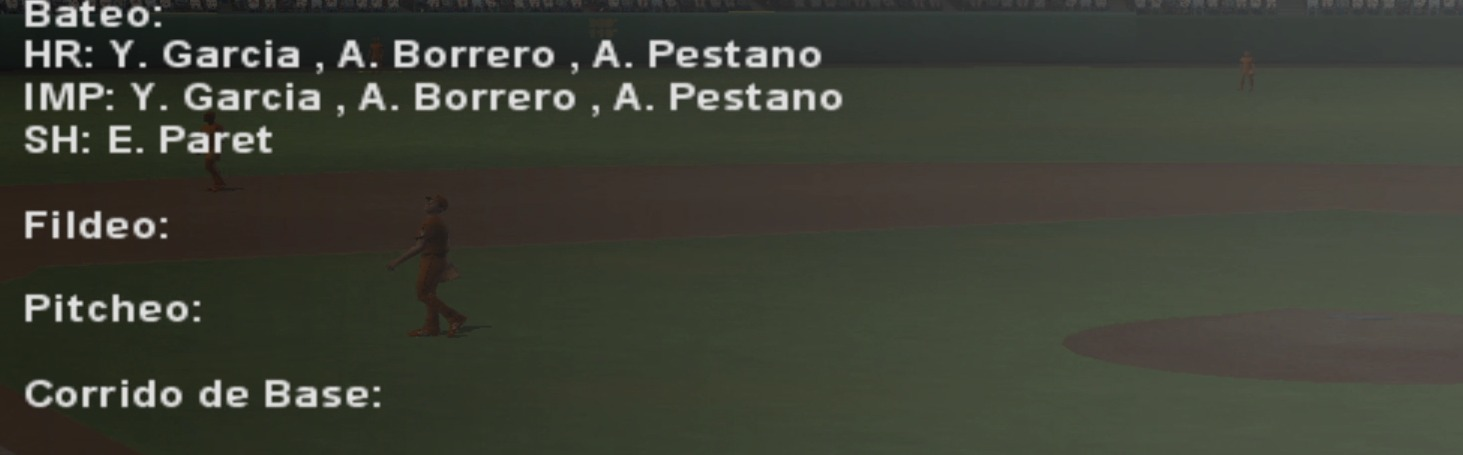
#> input picture Games/game16/WhatsApp Image 2026-04-14 at 7.28.22 PM.jpeg, 1463 x 455 px
$ python -i preprocess_cv2.py   (imports and definitions only)
#> lines starting #> are read from the running program, lines starting #| are printed output that depends on the picture; after the words box and inside, x2 and y2 are one past the last pixel; in counts of white or black regions, pixels touching at a corner belong together
"""Alternative image preprocessor for MVP Baseball 2005 box score screenshots.

Uses a fundamentally different pipeline from game-screenshot-ocr:
- LAB color space + CLAHE (vs direct grayscale)
- INTER_LANCZOS4 upscaling (vs nearest-neighbor)
- Bilateral filtering for edge-preserving denoising
- Unsharp masking before thresholding
- Otsu global threshold (vs adaptive Gaussian)
- Rectangular morphological kernel (vs ellipse)
"""

import argparse
import os
import sys
import cv2
import numpy as np
from pathlib import Path


CROP_BOX = (15, 40, 1190, 548)


def preprocess(input_path: str, output_path: str, scale: int = 4) -> None:
#> called with output_path = 'out.png', scale = 4
    img = cv2.imread(input_path)
#> img is the input picture: shape (455, 1463, 3); mean B, G, R 54.7, 65.4, 62.6
    if img is None:
        print(f"  ERROR: Could not read {input_path}")
        return

    h, w = img.shape[:2]
#> h = 455; w = 1463
    print(f"  Original: {w}x{h}")
#|   Original: 1463x455

    if w == 1280 and h == 720:
        x1, y1, x2, y2 = CROP_BOX
        img = img[y1:y2, x1:x2]
        ch, cw = img.shape[:2]
        print(f"  Cropped to data region: {cw}x{ch}")

    # Step 1: CLAHE in LAB color space (enhance local contrast before upscaling)
    lab = cv2.cvtColor(img, cv2.COLOR_BGR2LAB)
#> lab: shape (455, 1463, 3); mean of channels 0, 1, 2 68.3, 124.6, 134.2
    l_chan, a_chan, b_chan = cv2.split(lab)
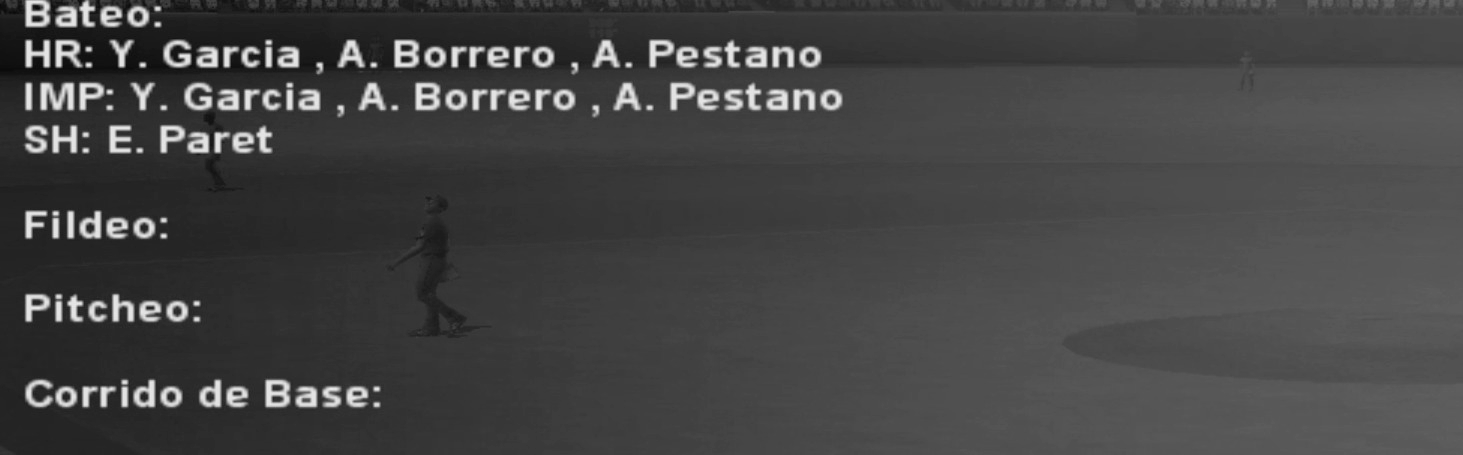
#> l_chan: shape (455, 1463); min 9, max 233, mean 68.3
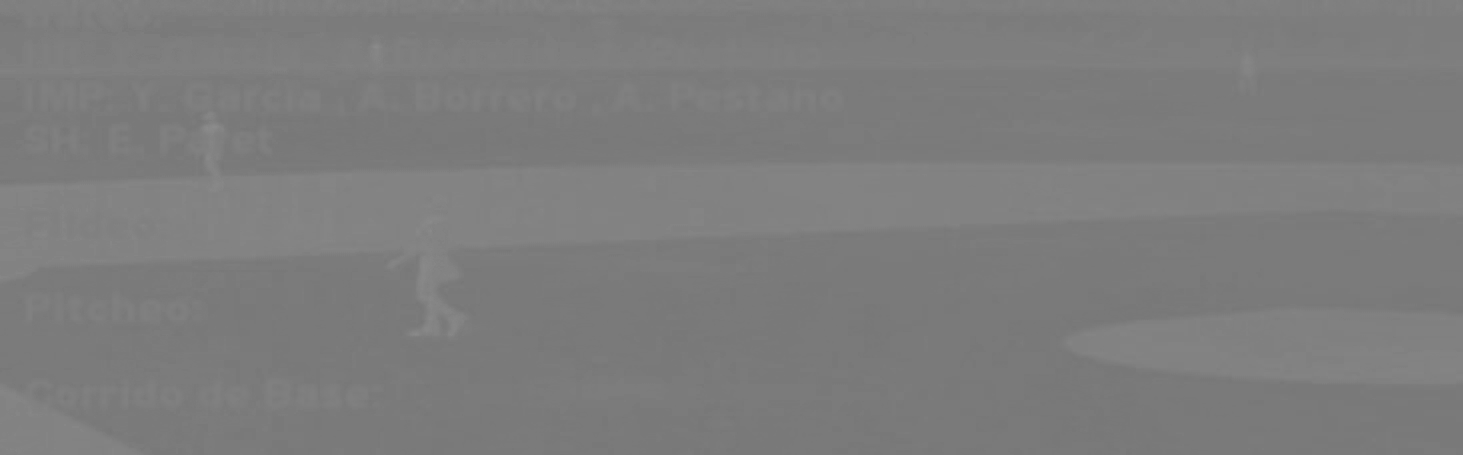
#> a_chan: shape (455, 1463); min 118, max 140, mean 124.6
    clahe = cv2.createCLAHE(clipLimit=3.0, tileGridSize=(8, 8))
    l_chan = clahe.apply(l_chan)
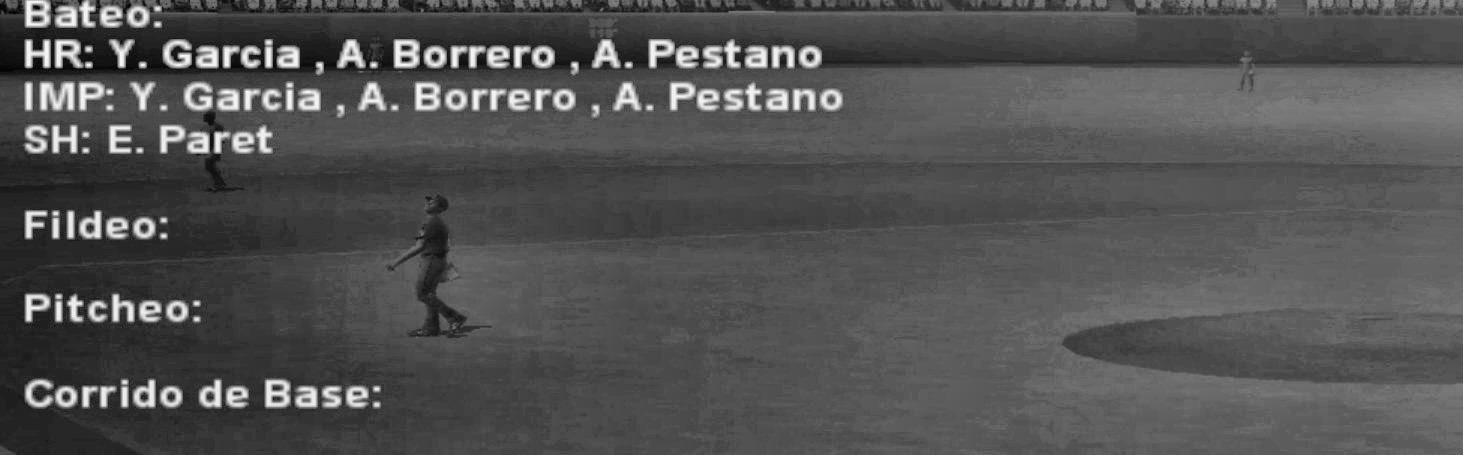
#> l_chan: shape (455, 1463); min 3, max 248, mean 82.3
    lab = cv2.merge([l_chan, a_chan, b_chan])
#> lab: shape (455, 1463, 3); mean of channels 0, 1, 2 82.3, 124.6, 134.2
    img = cv2.cvtColor(lab, cv2.COLOR_LAB2BGR)
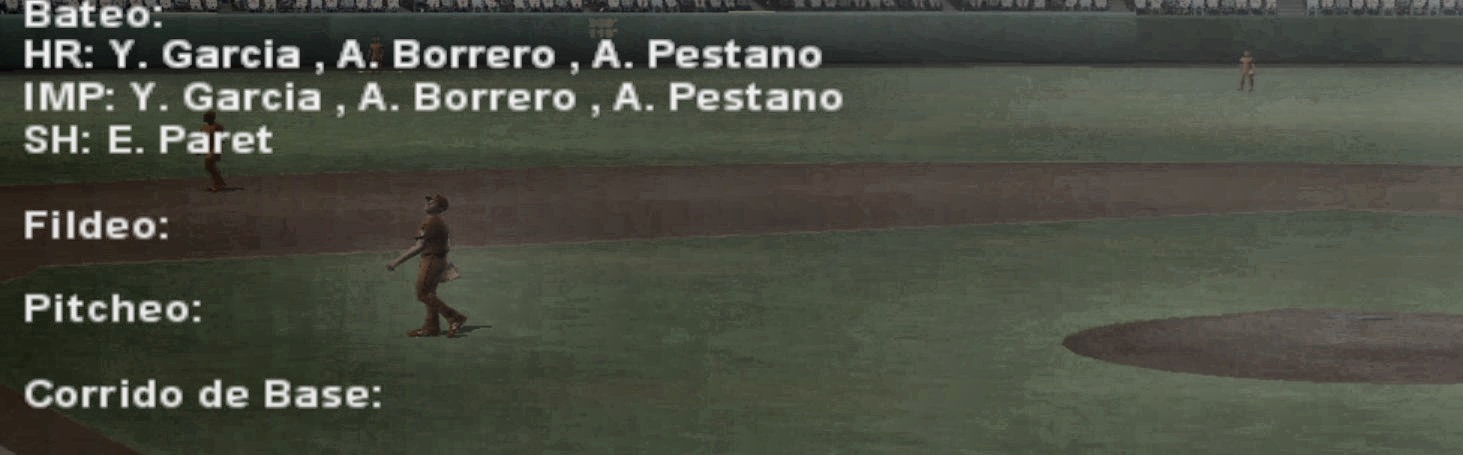
#> img: shape (455, 1463, 3); mean B, G, R 67, 78.1, 75.2

    # Step 2: Upscale with Lanczos interpolation (smoother than nearest-neighbor)
    new_w = img.shape[1] * scale
#> new_w = 5852
    new_h = img.shape[0] * scale
#> new_h = 1820
    img = cv2.resize(img, (new_w, new_h), interpolation=cv2.INTER_LANCZOS4)
#> img: shape (1820, 5852, 3)

    # Step 3: Bilateral filter (edge-preserving denoising)
    img = cv2.bilateralFilter(img, d=9, sigmaColor=75, sigmaSpace=75)

    # Step 4: Convert to grayscale
    gray = cv2.cvtColor(img, cv2.COLOR_BGR2GRAY)

    # Step 5: Unsharp mask (sharpen text edges before thresholding)
    blurred = cv2.GaussianBlur(gray, (0, 0), sigmaX=3)
    gray = cv2.addWeighted(gray, 1.5, blurred, -0.5, 0)

    # Step 6: Otsu threshold (automatic global threshold)
    _, binary = cv2.threshold(gray, 0, 255, cv2.THRESH_BINARY + cv2.THRESH_OTSU)
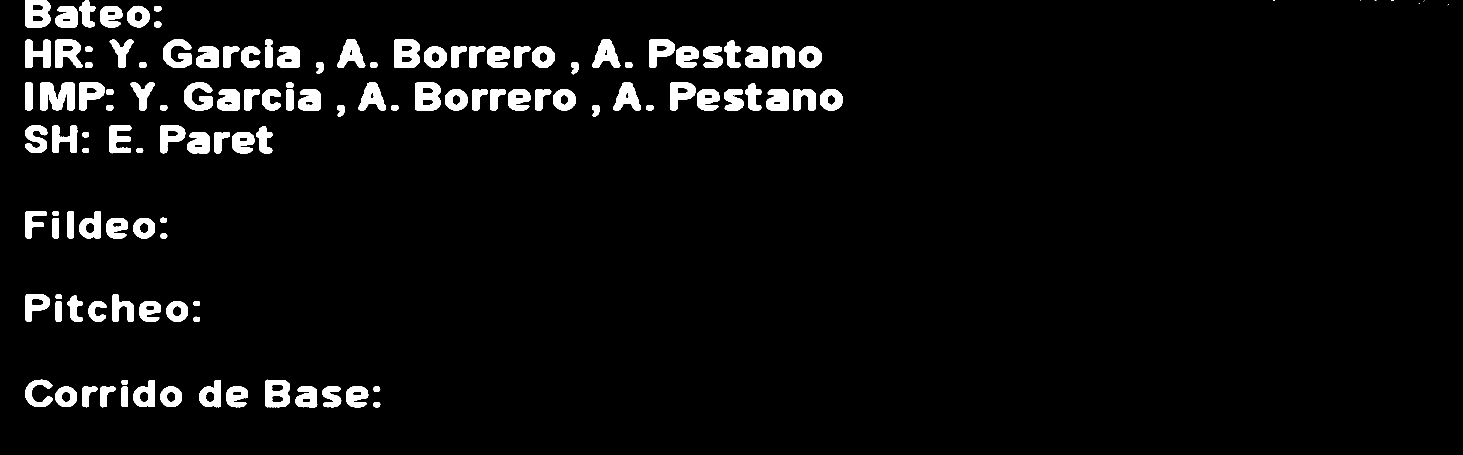
#> binary: shape (1820, 5852) (shown at 1/4 size); 4.5% white; 127 white regions (5 under 20 px), largest, box (x1, y1, x2, y2) and area: (160, 330, 298, 441) 11599, (1577, 158, 1678, 271) 8975, (1661, 331, 1762, 442) 8665

    # Step 7: Morphological cleanup with rectangular kernel
    kernel = cv2.getStructuringElement(cv2.MORPH_RECT, (3, 3))
    binary = cv2.morphologyEx(binary, cv2.MORPH_CLOSE, kernel, iterations=1)
#> binary: shape (1820, 5852); 4.5% white; 127 white regions (5 under 20 px), largest, box (x1, y1, x2, y2) and area: (160, 330, 298, 441) 11603, (1577, 158, 1678, 271) 8975, (1661, 331, 1762, 442) 8669
    binary = cv2.morphologyEx(binary, cv2.MORPH_OPEN, kernel, iterations=1)
#> binary: shape (1820, 5852); 4.5% white; 123 white regions (2 under 20 px), largest, box (x1, y1, x2, y2) and area: (160, 330, 298, 441) 11603, (1577, 158, 1678, 271) 8975, (1661, 331, 1761, 442) 8666

    os.makedirs(os.path.dirname(output_path) or ".", exist_ok=True)
    cv2.imwrite(output_path, binary)
    print(f"  Saved: {output_path}")


def process_batch(folder: str) -> None:
    folder_path = Path(folder)
    out_dir = folder_path / "enhanced_cv2"
    out_dir.mkdir(exist_ok=True)

    pngs = sorted(folder_path.glob("*.png"))
    if not pngs:
        print(f"No PNG files found in {folder}")
        return

    print(f"Processing {len(pngs)} screenshots from {folder}")
    for png in pngs:
        out_name = png.stem + "_cv2.png"
        preprocess(str(png), str(out_dir / out_name))
    print(f"Done. {len(pngs)} files in {out_dir}")


# [14 lines not run here, left out]

>>> result = preprocess('../Games/game16/WhatsApp Image 2026-04-14 at 7.28.22 PM.jpeg', 'out.png')

$ run again, on Games/game16/WhatsApp Image 2026-04-14 at 7.29.58 PM.jpeg
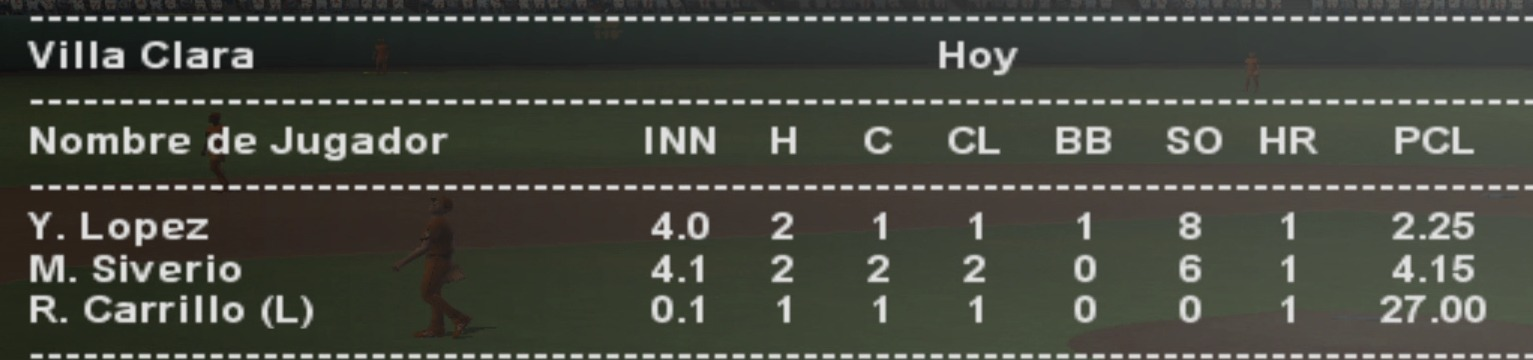
#> input picture Games/game16/WhatsApp Image 2026-04-14 at 7.29.58 PM.jpeg, 1533 x 360 px
#> in preprocess, img is the input picture: shape (360, 1533, 3); mean B, G, R 63.1, 72.1, 70.1
#|   Original: 1533x360
#> in preprocess, `img = cv2.cvtColor(lab, cv2.COLOR_LAB2BGR)`:
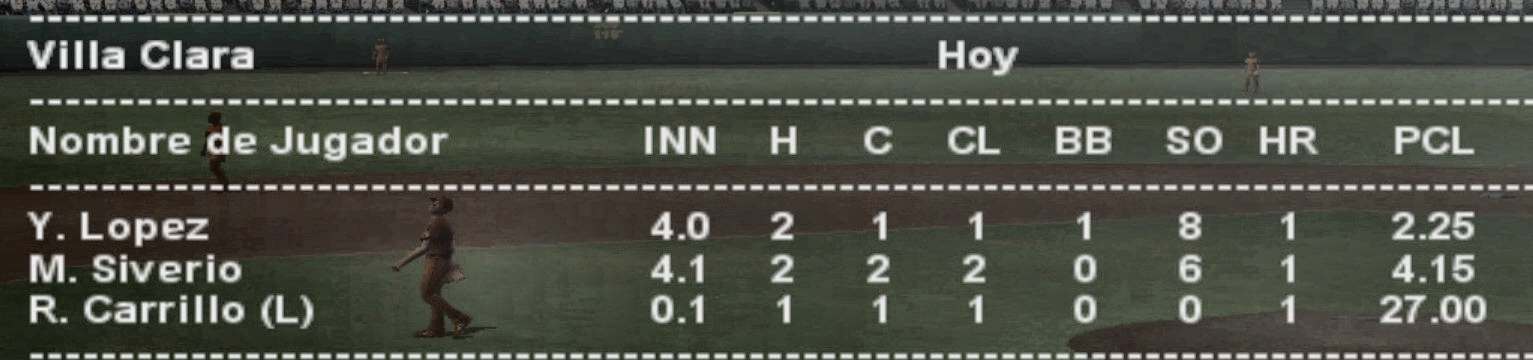
#> img: shape (360, 1533, 3); mean B, G, R 70, 79.2, 77.1
#> in preprocess, `_, binary = cv2.threshold(gray, 0, 255, cv2.THRESH_BINARY + cv2.THRESH..`:
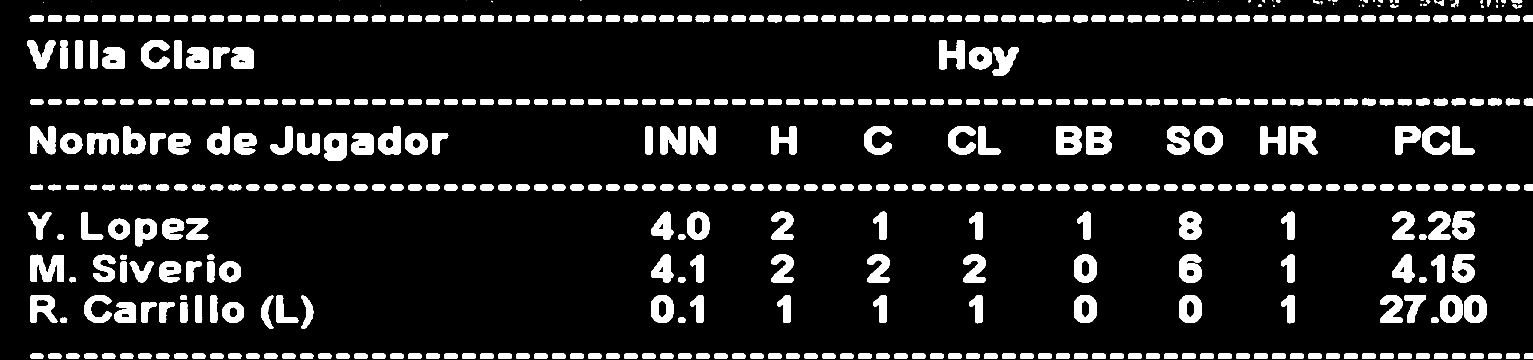
#> binary: shape (1440, 6132) (shown at 1/4 size); 10.9% white; 503 white regions (18 under 20 px), largest, box (x1, y1, x2, y2) and area: (122, 1019, 256, 1129) 10247, (4345, 504, 4446, 618) 8834, (4225, 504, 4325, 617) 8788

$ run again, on Games/game16/WhatsApp Image 2026-04-14 at 7.28.23 PM (4).jpeg
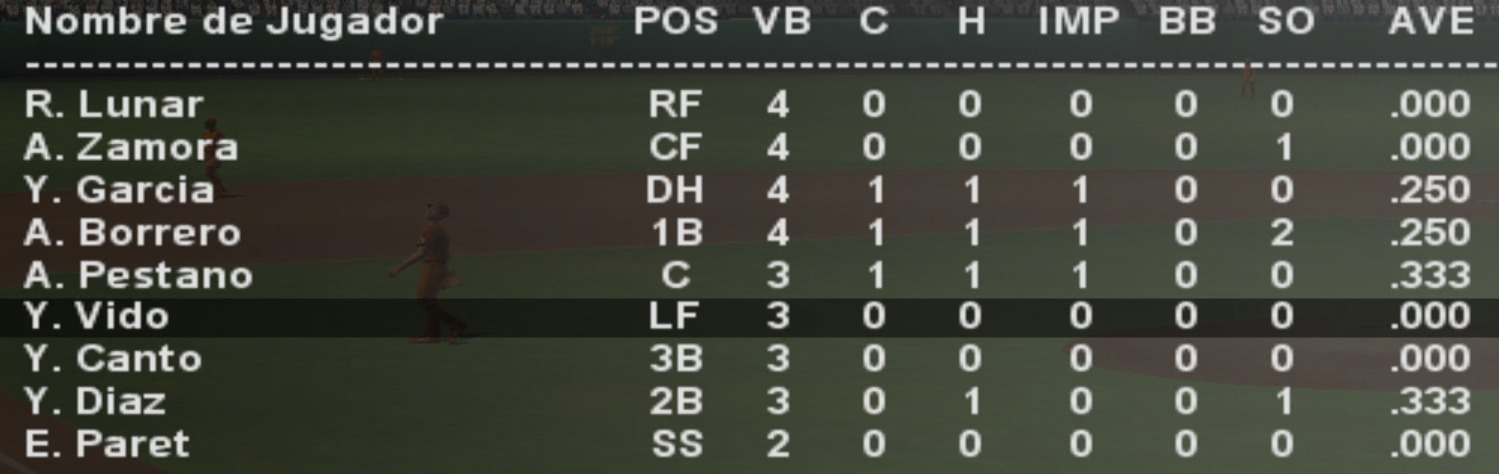
#> input picture Games/game16/WhatsApp Image 2026-04-14 at 7.28.23 PM (4).jpeg, 1499 x 474 px
#> in preprocess, img is the input picture: shape (474, 1499, 3); mean B, G, R 61.4, 70.9, 68.5
#|   Original: 1499x474
#> in preprocess, `img = cv2.cvtColor(lab, cv2.COLOR_LAB2BGR)`:
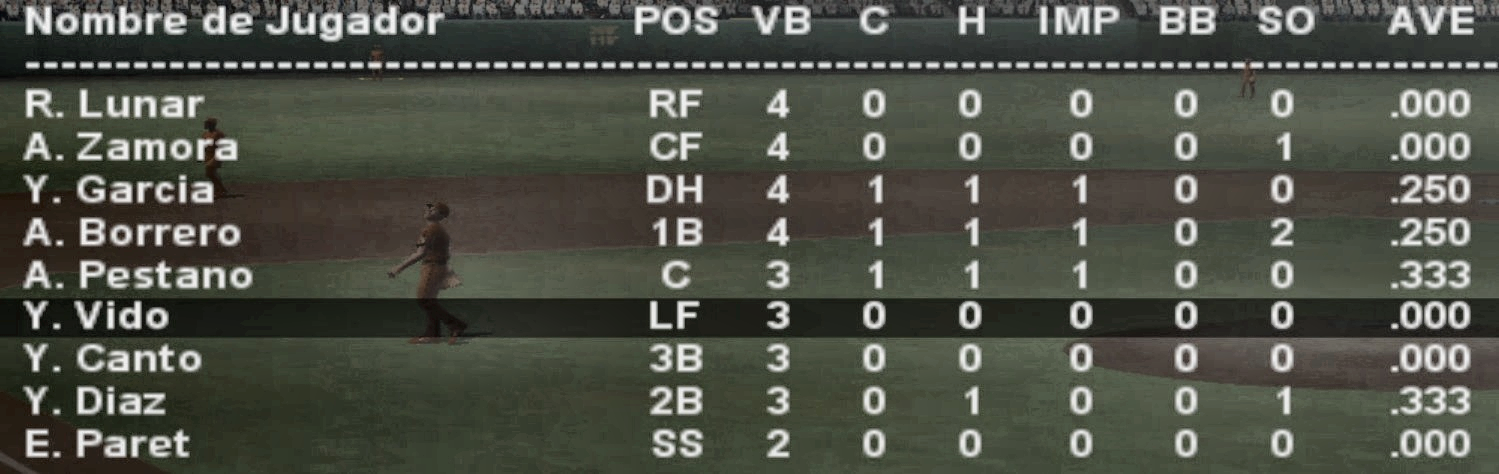
#> img: shape (474, 1499, 3); mean B, G, R 71.2, 81.1, 78.5
#> in preprocess, `_, binary = cv2.threshold(gray, 0, 255, cv2.THRESH_BINARY + cv2.THRESH..`:
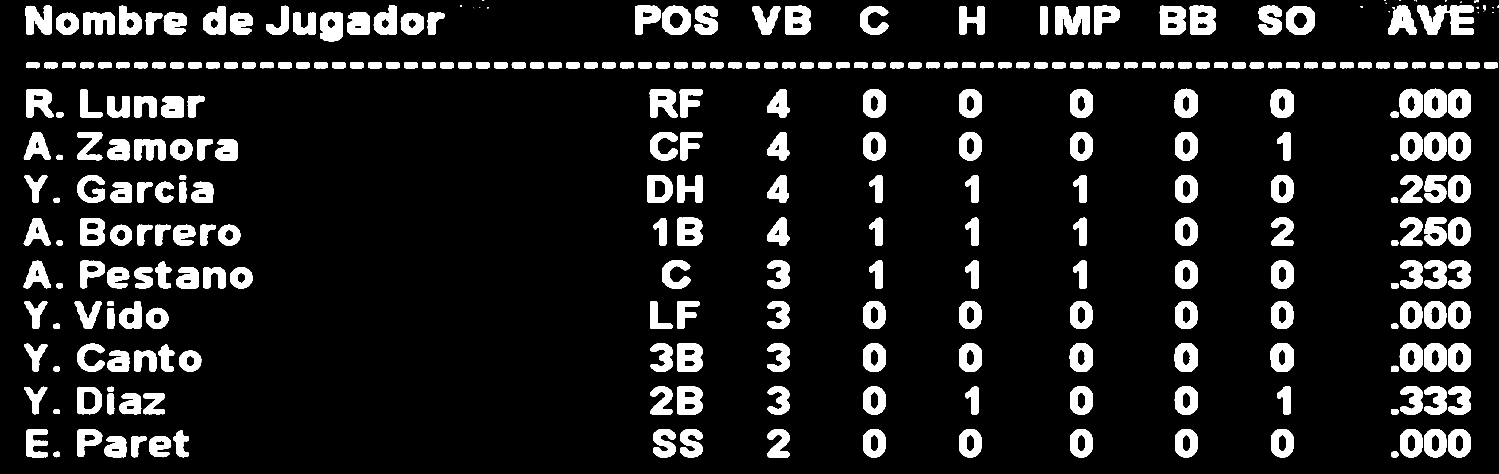
#> binary: shape (1896, 5996) (shown at 1/4 size); 11% white; 314 white regions (15 under 20 px), largest, box (x1, y1, x2, y2) and area: (5669, 20, 5895, 139) 16245, (4220, 24, 4359, 138) 12224, (4759, 23, 4863, 138) 9528
